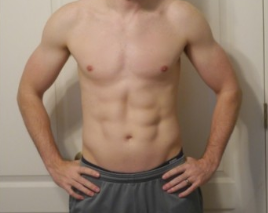
#> input picture test2/t9.PNG, 268 x 213 px, found by its file name
$ python match.py   (Python 2 division)   (older library calls are emulated)
#> lines starting #> are read from the running program, lines starting #| are printed output that depends on the picture
import numpy as np
import cv2, os
import drawMatches
from matplotlib import pyplot as plt

### Add other test images when needed:
## cv2.imread('test2/t4.png',0),cv2.imread('test2/t5.png',0), cv2.imread('test2/t6.png',0)
test_images = [cv2.imread('test2/t9.png',0),cv2.imread('test2/t7.png',0),cv2.imread('test2/t3.png',0)]
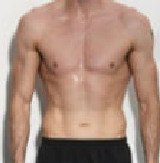
#> input picture test2/t7.PNG, 160 x 163 px, found by its file name
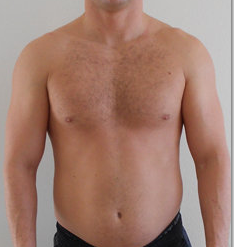
#> input picture test2/t3.PNG, 234 x 247 px, found by its file name

for test_image in test_images:
	################ Apply Template Matching ################
	template = cv2.imread('pos/avg.png',0)
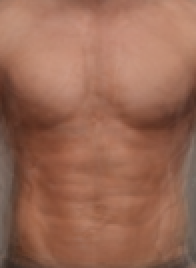
#> input picture pos/avg.png, 98 x 134 px (shown 2 times larger)
#> template: shape (134, 98); min 43, max 164, mean 116.6
	w, h = template.shape[::-1]
#> w = 98; h = 134
	res = cv2.matchTemplate(test_image,template,cv2.TM_CCORR)

	min_val, max_val, min_loc, max_loc = cv2.minMaxLoc(res)
#> min_val = 151028416; max_val = 246257952; min_loc = (145, 79); max_loc = (0, 0)
	top_left = max_loc
#> top_left = (0, 0)
	bottom_right = (top_left[0] + w, top_left[1] + h)
#> bottom_right = (98, 134)

	cv2.rectangle(test_image,top_left, bottom_right, 255, 2)
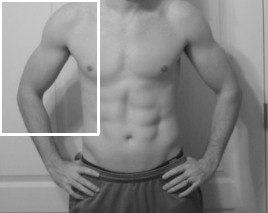
#> test_image: shape (213, 268); min 21, max 255, mean 135.1

	plt.subplot(121)
	plt.imshow(res,cmap = 'gray')
	plt.title('Matching Result'), plt.xticks([]), plt.yticks([])
	plt.subplot(122),plt.imshow(test_image,cmap = 'gray')
	plt.title('Detected Region')
	plt.xticks([]), plt.yticks([])
	plt.suptitle('cv2.TM_CCORR')
	plt.show()

	test_image_part = test_image[top_left[1]:top_left[1]+h, top_left[0]:top_left[0]+w]
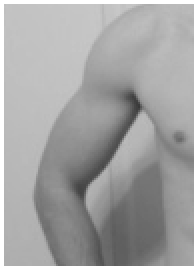
#> test_image_part: shape (134, 98) (shown 2 times larger); min 56, max 255, mean 163.8

	################ Key point detection and matching ################
	# Initiate Scale Invarient Feature Transform
	orb = cv2.ORB()

	allfiles=os.listdir(os.getcwd()+'\\pos')
	imlist=[filename for filename in allfiles if  filename[-4:] in [".png",".PNG"]]
	N=len(imlist)
	kpmax = 0
	for im in imlist:
	    t = cv2.imread('pos/'+im,0)
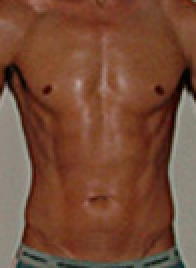
#> input picture pos/a1.png, 98 x 134 px (shown 2 times larger)
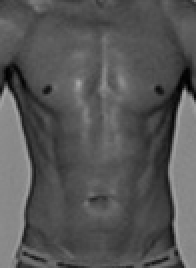
#> t: shape (134, 98) (shown 2 times larger); min 0, max 168, mean 85.7
	    # find the keypoints and descriptors with SIFT
	    kp1, des1 = orb.detectAndCompute(t,None)
#> kp1 = 11 keypoints; strongest (x, y, size): (39, 41, 31), (46, 99, 31), (38, 41, 37.2), (45, 97, 31)
	    kp2, des2 = orb.detectAndCompute(test_image_part,None)
#> kp2 = 2 keypoints; (x, y, size): (65, 47, 31), (43, 95, 37.2)
	    # create BFMatcher object
	    bf = cv2.BFMatcher(cv2.NORM_L2, crossCheck=True)
	    # Match descriptors.
	    matches = bf.match(des1,des2)
#> matches = 1 matches
	    # Sort them in the order of their distance.
	    matches = sorted(matches, key = lambda x:x.distance)
#> (the run stopped early here; a loop or call above may not have finished)
